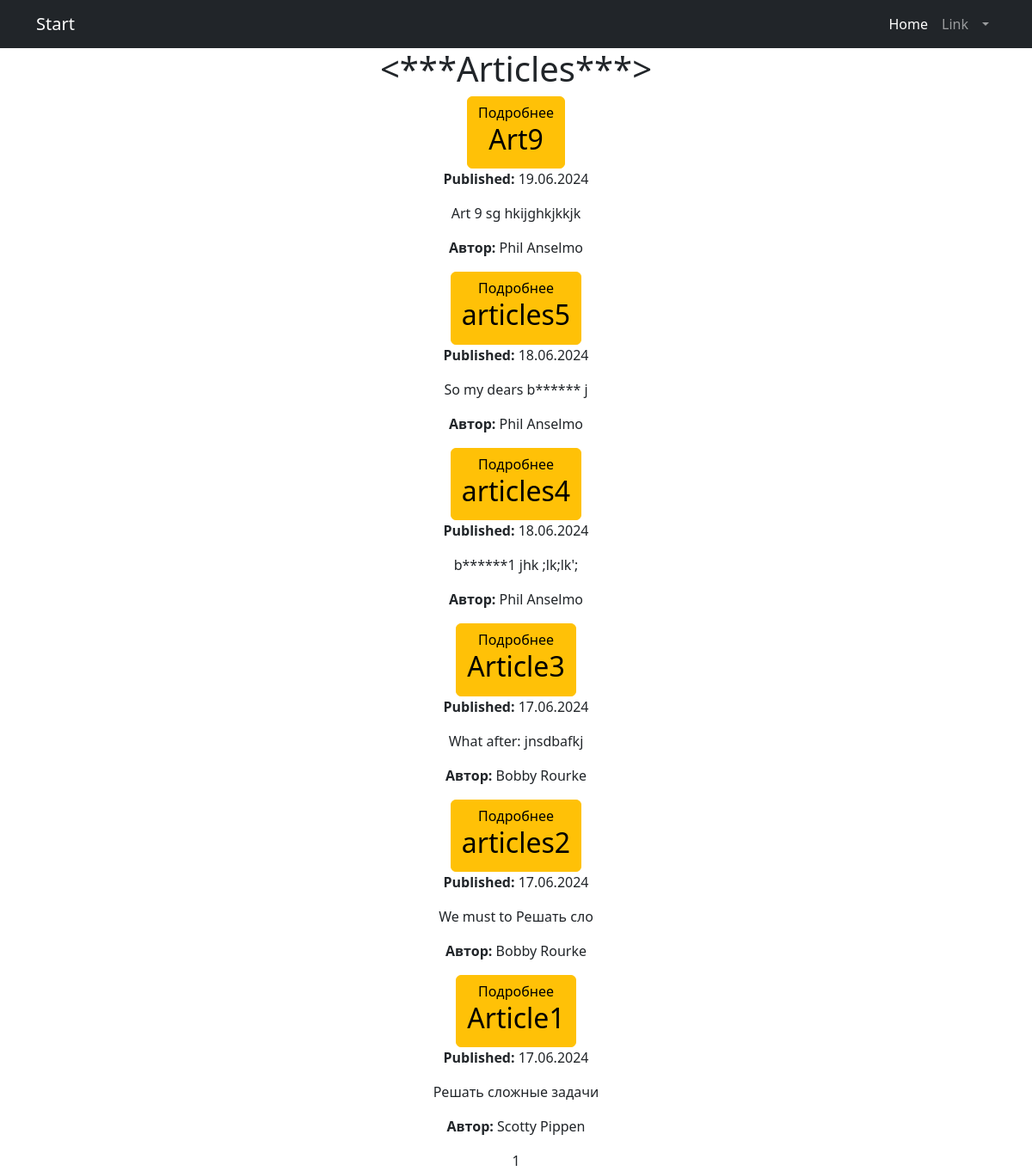
/articles/ (signed in), run on an earlier commit of the app's database.
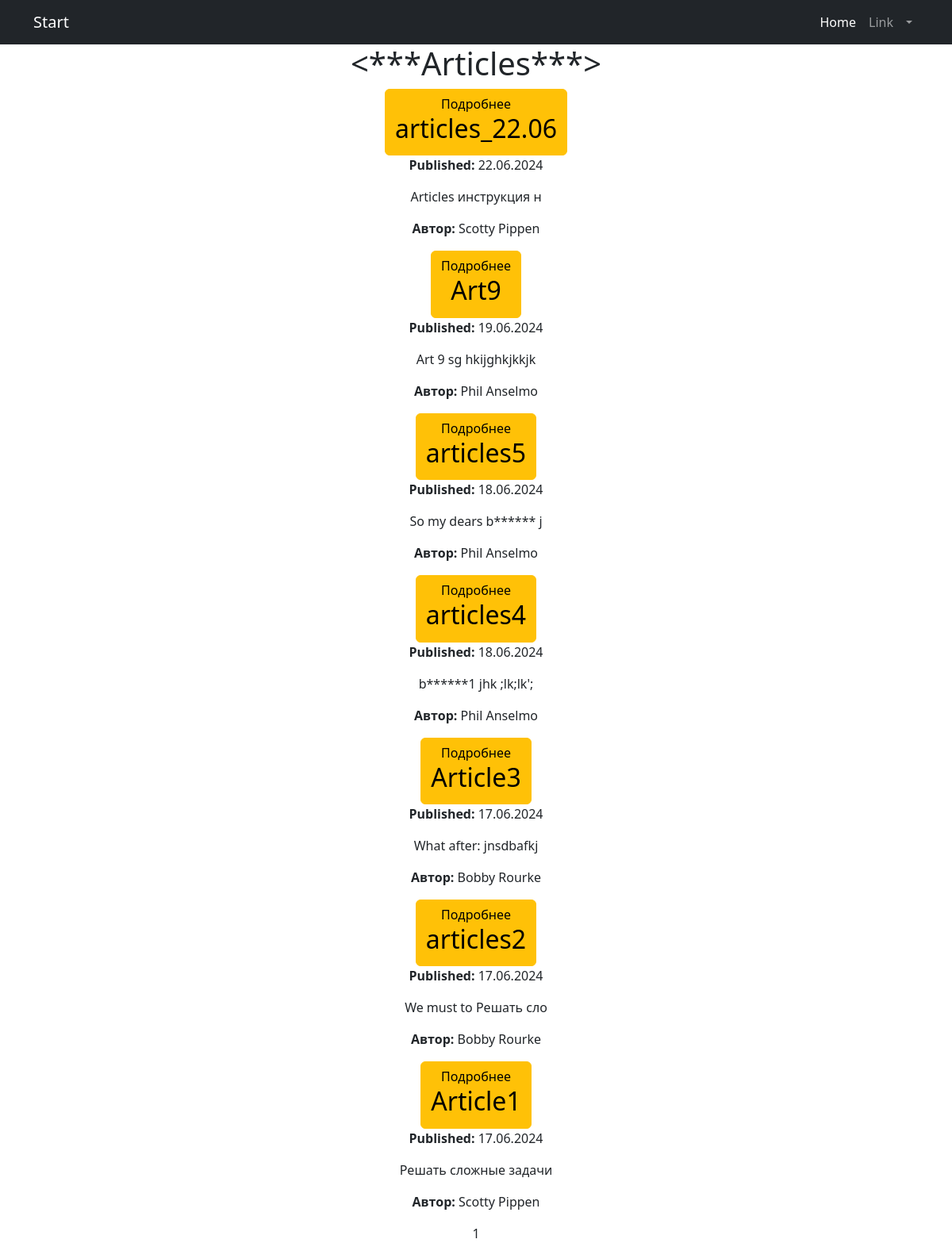
And on a later commit of the database.
### news/models.py (models this page shows, shortened)
class Post(models.Model):
    author = models.ForeignKey('Author', on_delete=models.CASCADE, blank=True)
    POST_TYPES = (
        ('article', 'Article'),
        ('news', 'News'),
    )
    post_type = models.CharField(max_length=10, choices=POST_TYPES)
    created_at = models.DateTimeField(auto_now_add=True)
    categories = models.ManyToManyField('Category', through='PostCategory')
    title = models.CharField(max_length=255)
    content = models.TextField()
    rating = models.IntegerField(default=0)
    authorname = models.CharField(max_length=255,)

### news/views.py (the view)
# urls.py: path('articles/', views.ArticlesListView.as_view(), name='articles_list'),
class ArticlesListView(LoginRequiredMixin, ListView): # (2) Попробую так:  Mixin
    model = Post
    template_name = 'articles_list.html'
    queryset = Post.objects.filter(post_type='article').order_by('-created_at')
    context_object_name = 'posts'
    paginate_by = 10
    def get_context_data(self, **kwargs):
        context = super().get_context_data(**kwargs)
        context['filter'] = PostFilter(self.request.GET, queryset=self.get_queryset())
        return context

### news/templatetags/censor.py (called while the page is built)
@register.filter(name='censor')
def censor(value):
    banned_words = ['badword', 'badword1', 'badword2']
    for word in banned_words:
        if isinstance(word, str):
            value = value.replace(word[1:], '*' * len(word[1:]))
    return value

### news/templates/articles_list.html (shortened to what this page needs)
{% extends 'flatpages/default.html' %}
{% load censor %}
{% block content %}
<h1><***Articles***></h1>
{% for post in posts %}
<a href="{% url 'articles_full_detail' id=post.id %}" class="btn btn-warning">Подробнее
    <h2>{{ post.title|censor }}</h2>
</a>
<p><strong>Published:</strong> {{ post.created_at|date:"d.m.Y" }}</p>
<p>{{ post.content|slice:":21"|censor }}</p>
<p><strong>Автор:</strong> {{ post.authorname }}</p>
{% endfor %}
{{ page_obj.number }}
{% endblock content %}

### news/templates/flatpages/default.html (shortened to what this page needs)
<!DOCTYPE html>
<html lang="en">
<head>
    {% load static %}
    <link href="{% static 'css/styles.css' %}" rel="stylesheet"/>
</head>
<body>
<nav class="navbar navbar-expand-lg navbar-dark bg-dark">
    <div class="container">
        <a class="navbar-brand" href="#">Start{{ flatpage.title }}</a>
        <div class="collapse navbar-collapse" id="navbarSupportedContent">
            <ul class="navbar-nav ms-auto mb-2 mb-lg-0">
                <li class="nav-item"><a class="nav-link active" aria-current="page" href="#">Home</a></li>
                <li class="nav-item"><a class="nav-link" href="#">Link</a></li>
                <li class="nav-item dropdown">
                    <a class="nav-link dropdown-toggle" id="navbarDropdown" href="#" role="button"
                       data-bs-toggle="dropdown" aria-expanded="false">{{ flatpage.title }}</a>
                </li>
            </ul>
        </div>
    </div>
</nav>
<div class="container">
    <div class="row">
        <div class="col-lg-12 text-center">
            {% block content %}{% endblock content %}
        </div>
    </div>
</div>
</body>
</html>

What changed in the data, as far as the page shows it:
added Post: title|censor "articles_22.06", created_at "22.06.2024", content|censor "Articles инструкция н", authorname "Scotty Pippen"
